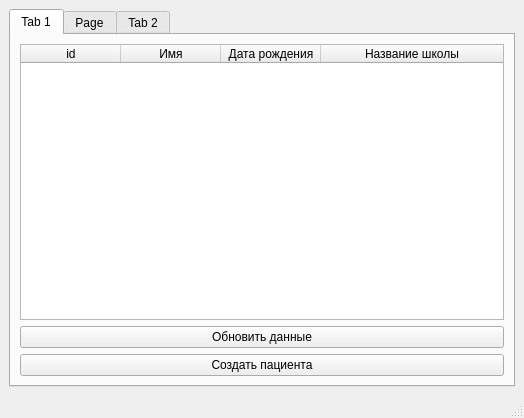
<?xml version="1.0" encoding="UTF-8"?>
<ui version="4.0">
 <class>MainWindow</class>
 <widget class="QMainWindow" name="MainWindow">
  <property name="geometry">
   <rect>
    <x>0</x>
    <y>0</y>
    <width>524</width>
    <height>418</height>
   </rect>
  </property>
  <property name="windowTitle">
   <string>MainWindow</string>
  </property>
  <widget class="QWidget" name="centralwidget">
   <layout class="QVBoxLayout" name="verticalLayout">
    <item>
     <widget class="QTabWidget" name="tabWidget">
      <property name="currentIndex">
       <number>0</number>
      </property>
      <widget class="QWidget" name="tab">
       <attribute name="title">
        <string>Tab 1</string>
       </attribute>
       <layout class="QVBoxLayout" name="verticalLayout_2">
        <item>
         <widget class="QTableWidget" name="tableWidget">
          <property name="selectionMode">
           <enum>QAbstractItemView::ExtendedSelection</enum>
          </property>
          <property name="selectionBehavior">
           <enum>QAbstractItemView::SelectRows</enum>
          </property>
          <attribute name="horizontalHeaderStretchLastSection">
           <bool>true</bool>
          </attribute>
          <attribute name="verticalHeaderVisible">
           <bool>false</bool>
          </attribute>
          <attribute name="verticalHeaderStretchLastSection">
           <bool>false</bool>
          </attribute>
          <column>
           <property name="text">
            <string>id</string>
           </property>
          </column>
          <column>
           <property name="text">
            <string>Имя</string>
           </property>
          </column>
          <column>
           <property name="text">
            <string>Дата рождения</string>
           </property>
          </column>
          <column>
           <property name="text">
            <string>Название школы</string>
           </property>
          </column>
         </widget>
        </item>
        <item>
         <widget class="QPushButton" name="pushButton">
          <property name="text">
           <string>Обновить данные</string>
          </property>
         </widget>
        </item>
		<item>
         <widget class="QPushButton" name="pushButton">
          <property name="text">
           <string>Создать пациента</string>
          </property>
         </widget>
        </item>
       </layout>
      </widget>
      <widget class="QWidget" name="tab_3">
       <attribute name="title">
        <string>Page</string>
       </attribute>
      </widget>
      <widget class="QWidget" name="tab_2">
       <attribute name="title">
        <string>Tab 2</string>
       </attribute>
      </widget>
     </widget>
    </item>
   </layout>
  </widget>
  <widget class="QMenuBar" name="menubar">
   <property name="geometry">
    <rect>
     <x>0</x>
     <y>0</y>
     <width>524</width>
     <height>21</height>
    </rect>
   </property>
  </widget>
  <widget class="QStatusBar" name="statusbar"/>
 </widget>
 <resources/>
 <connections/>
</ui>
